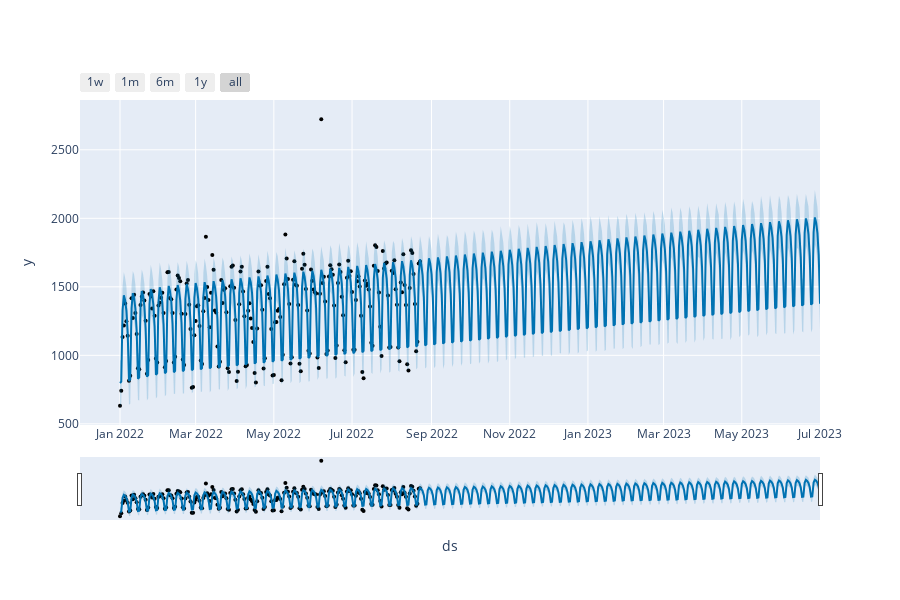

Notebook cell for this chart:
### Markdown cell above
## Interactive Plots

### Code cell
from prophet.plot import plot_plotly, plot_components_plotly

plot_plotly(m, forecast)

### Figure 1 — Plotly figure (JSON) as saved in the notebook; plotly's stock layout.template omitted (floating-point values rounded to 4 significant figures; data arrays with more than 128 entries replaced by an {"elided": "..."} marker saying what was removed)
{"data": [{"marker": {"color": "black", "size": 4}, "mode": "markers", "name": "Actual", "type": "scatter", "x": {"elided": "235 str values"}, "y": {"elided": "235 int values"}}, {"hoverinfo": "skip", "line": {"width": 0}, "mode": "lines", "type": "scatter", "x": {"elided": "547 str values"}, "y": {"elided": "547 float values"}}, {"fill": "tonexty", "fillcolor": "rgba(0, 114, 178, 0.2)", "line": {"color": "#0072B2", "width": 2}, "mode": "lines", "name": "Predicted", "type": "scatter", "x": {"elided": "547 str values"}, "y": {"elided": "547 float values"}}, {"fill": "tonexty", "fillcolor": "rgba(0, 114, 178, 0.2)", "hoverinfo": "skip", "line": {"width": 0}, "mode": "lines", "type": "scatter", "x": {"elided": "547 str values"}, "y": {"elided": "547 float values"}}], "layout": {"height": 600, "showlegend": false, "width": 900, "xaxis": {"rangeselector": {"buttons": [{"count": 7, "label": "1w", "step": "day", "stepmode": "backward"}, {"count": 1, "label": "1m", "step": "month", "stepmode": "backward"}, {"count": 6, "label": "6m", "step": "month", "stepmode": "backward"}, {"count": 1, "label": "1y", "step": "year", "stepmode": "backward"}, {"step": "all"}]}, "rangeslider": {"visible": true}, "title": {"text": "ds"}, "type": "date"}, "yaxis": {"title": {"text": "y"}}}}
